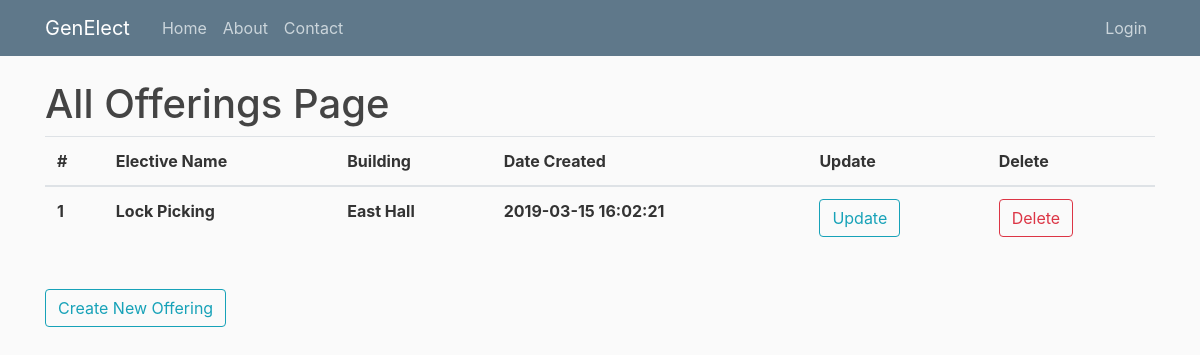
The app's page /allofferings with its own data.
### genElect/models.py (models this page shows)
class Base(db.Model):
    __abstract__ = True
    id = db.Column(db.Integer, primary_key=True, autoincrement=True)
    date_created = db.Column(db.DateTime, default=db.func.current_timestamp())
    date_modified = db.Column(db.DateTime, default=db.func.current_timestamp(),
            onupdate=db.func.current_timestamp())

class Offerings(Base):
    __tablename__ = 'offerings'
    day = db.Column(db.Date)
    period_start = db.Column(db.Integer)
    period_length = db.Column(db.Integer)
    building = db.Column(db.String(100))
    room = db.Column(db.String(100))
    instructor = db.Column(db.String(100))
    capacity = db.Column(db.Integer)
    elective_id = db.Column(db.Integer, db.ForeignKey('electives.id'), nullable=False)

class Electives(Base):
    __tablename__ = 'electives'
    name = db.Column(db.String(100))
    description = db.Column(db.String(500))
    prerequisites = db.Column(db.String(500))
    offerings = db.relationship('Offerings', backref='elective', lazy=True)

### genElect/__init__.py (the view)
@app.route("/allofferings")
def allofferings():
    offerings = Offerings.query.all()
    return render_template('allofferings.html', offerings=offerings, title="Offerings")

### genElect/templates/allofferings.html
{% extends "layout.html" %}
{% block content %}
    <h1>All Offerings Page</h1>
	<table class="table">
	  <thead>
	    <tr>
	      <th scope="col">#</th>
	      <th scope="col">Elective Name</th>
	      <th scope="col">Building</th>
	      <th scope="col">Date Created</th>
	      <th scope="col">Update</th>
	      <th scope="col">Delete</th>
	    </tr>
	  </thead>
	  <tbody>
	  	{% for offering in offerings %}
	    <tr>
	      <th scope="row">{{offering.id}}</th>
	      <th scope="row">{{offering.elective.name}}</th>
	      <th scope="row">{{offering.building}}</th>
	      <th scope="row">{{offering.date_created}}</th>
	      <th scope="row"><button type="button" onclick="window.location.href = '#'" class="btn btn-outline-info">Update</button></th>
	      <th scope="row"><button type="button" onclick="window.location.href = '#'" class="btn btn-outline-danger">Delete</button></th>
	    </tr>
	    {% endfor %}
	  </tbody>
	</table>
    <br>
    <button type="button" onclick="window.location.href = '/createoffering'" class="btn btn-outline-info">Create New Offering</button>
{% endblock content %}

### genElect/static/main.css (style rules this page uses)
body { background: #fafafa; color: #333333; margin-top: 5rem; }
h1, h2, h3, h4, h5, h6 { color: #444444; }

### records on screen
Offerings: id "1", elective.name "Lock Picking", building "East Hall", date_created "2019-03-15 16:02:21"
